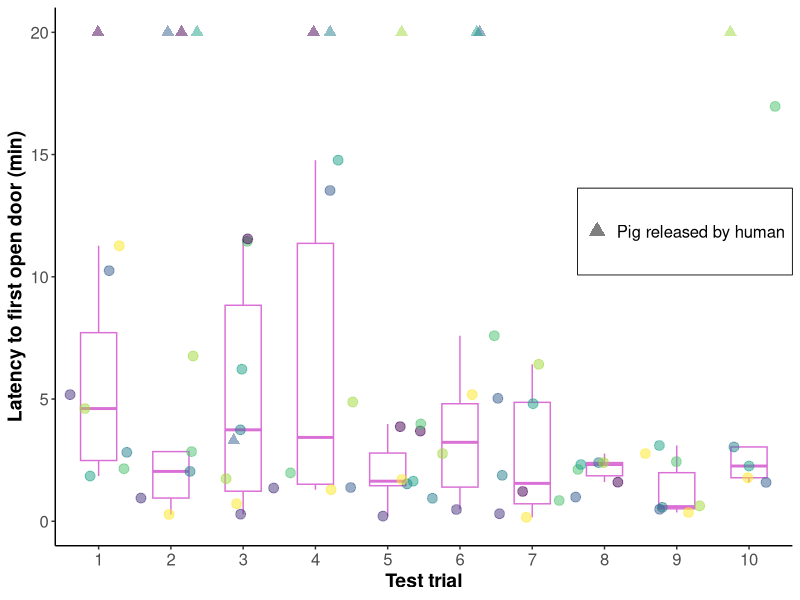

Here is the R script that generated this plot:
## ---- chunk 1
library(tidyverse)     # tidy universe
library(viridis)       # viridis colours
## ---- chunk 2
my_theme = theme_classic() +
  theme(axis.title = element_text(face="bold", size=14),
        axis.text  = element_text(size=12, angle = 0, vjust = 0.5),
        plot.title = element_text(face="bold", size=14),
        panel.grid.major = element_blank(),
        panel.grid.minor = element_blank())
## ---- chunk 3
set.seed(1989)
## ---- chunk 4
dat <- read_csv("../data/latency-trials.csv")
## ---- chunk 5
dat <- dat %>% 
  mutate_at(vars(trapped.order), ~as.factor(.))
## ---- chunk 6
plot <- dat %>%
  ggplot() +
  geom_boxplot(data = subset(dat, helper == "Pig"),
               aes(x = trapped.order, 
                   y = lat.helped.min),
               outlier.shape = NA, width = 0.5, col = "orchid", show.legend = FALSE) +
  geom_point(aes(x     = trapped.order, 
                 y     = lat.helped.min,
                 col   = id.group,
                 shape = helper),
             position = position_jitterdodge(jitter.width  = 0.9,
                                             jitter.height = 0.0,
                                             dodge.width   = 0.5),
             size = 3, alpha = 0.5) +
  # only legend for helped = yes
  scale_shape_manual(values = c(17, 19),
                     labels = c("Pig released by human", "")) +
  scale_color_manual(values = viridis(n=8),
                     guide="none") +
  scale_y_continuous(lim = c(0, 20.01), breaks = seq(0, 20, 5)) +
  labs(x = "Test trial",
       y = "Latency to first open door (min)",
       shape = "") +
  my_theme +
  # change only the legend appearance without affecting the plot
  # increase symbol size, remove symbol for pig
  guides(shape = guide_legend(override.aes = list(size  = 4,
                                                  shape = c(17, NA)))) +
  # legend position: c(0,0) “bottom left” and c(1,1) “top right”
  # legend appearance
  theme(legend.justification = c(1,0.6),
        legend.position = c(1,0.6),
        legend.background = element_rect(fill = NA, colour ="black",
                                         size=0.3, linetype="solid"),
        legend.text = element_text(size=12))
## ---- chunk 7
plot
## ---- chunk 8
citation()
version$version.string
## ---- chunk 9
citation("tidyverse")
citation("viridis")
## ---- chunk 10
sessionInfo()
